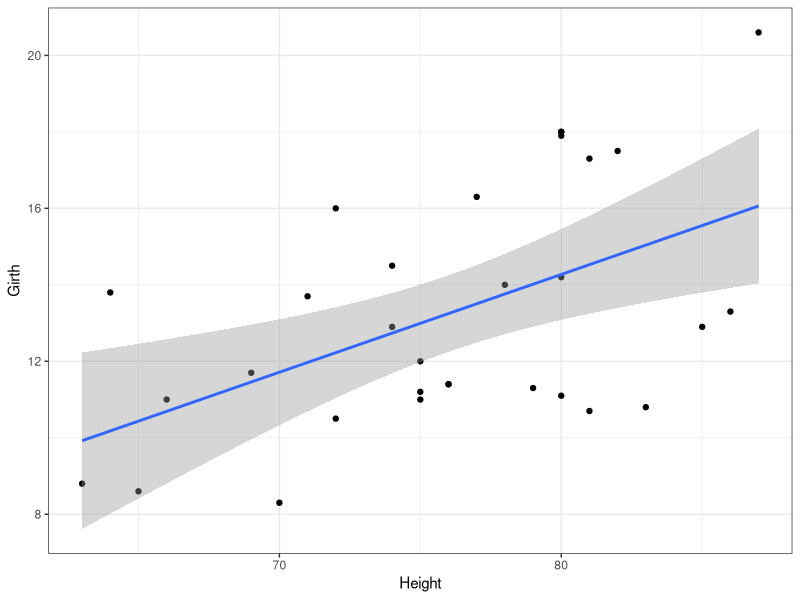
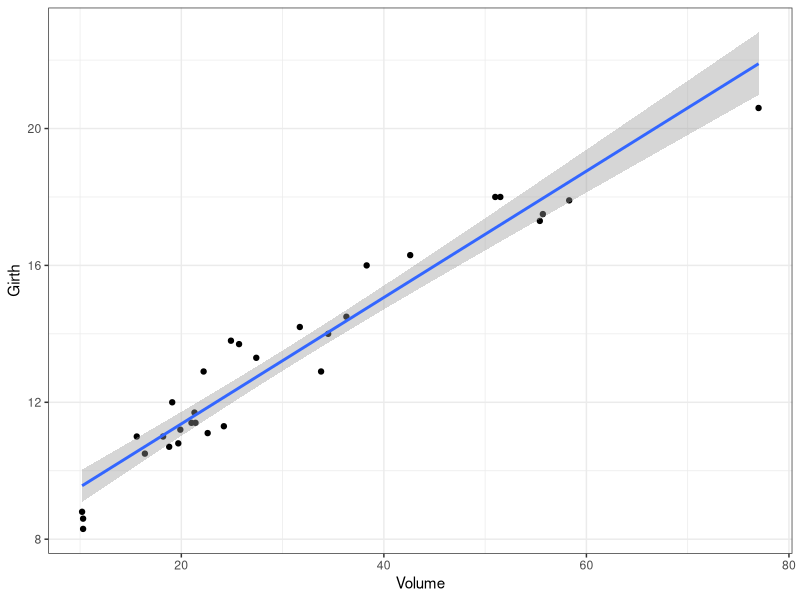

Source code (R) for these figures, in order: (Note: this script raises an error after producing the figures.)
## ---- chunk 1
# DO NOT TOUCH THIS CODE CHUNK
library(ggplot2)
library(tidyverse)
theme_set(theme_bw())
## ---- chunk 2
trees
head(trees,6)

## ---- chunk 3

colnames(trees)

## ---- chunk 4

dim(trees)

## ---- chunk 5
plot_height <- ggplot(data=trees, aes(x=Height,y=Girth,))+
  geom_point()+
  geom_smooth(method = 'lm')

plot_height


plot_volume <- ggplot(data=trees, aes(x=Volume,y=Girth,))+
  geom_point()+
  geom_smooth(method = 'lm')
  
  

plot_volume


## ---- chunk 6

fit_height<- lm(y~x, data = trees)

summary(fit_height)

plot_height <- ggplot(data=trees, aes(x=Height,y=Girth,))+
  geom_point()+
  geom_smooth(col='red', lty=2)

plot_height


plot_volume <- ggplot(data=trees, aes(x=Volume,y=Girth,))+
  geom_point()+
  geom_smooth(method='lm',col='red', lty=2)


plot_volume


## ---- chunk 7
USArrests

head(USArrests,3)

## ---- chunk 8
average <- mean(USArrests$Murder)
average

## ---- chunk 9

max_assault <- max(USArrests$Assault)

max_assault



rownames(USArrests)
## ---- chunk 10

USArrests

new_us <-subset(USArrests,USArrests$UrbanPop >= 80 )
new_us

## ---- chunk 11

nrow(new_us)



## ---- chunk 12
new_us

min(new_us$Rape)

which(row.names(new_us$Rape)== 8.3)


## ---- chunk 13

new_us.1 <- new_us[order(new_us$UrbanPop,decreasing = TRUE), ]
new_us.1

## ---- chunk 14

new_us.2 <-new_us.1[order(new_us$Murder,decreasing = FALSE), ]

new_us.2
## ---- chunk 15



## ---- chunk 16

## ---- chunk 17
Pressure <- function(w,l){
    (1876/10.71)(((l/694.24)^10.71)-1)
}
## ---- chunk 18

## ---- chunk 19

## ---- chunk 20

## ---- chunk 21

## ---- chunk 22

## ---- chunk 23

## ---- chunk 24

## ---- chunk 25
